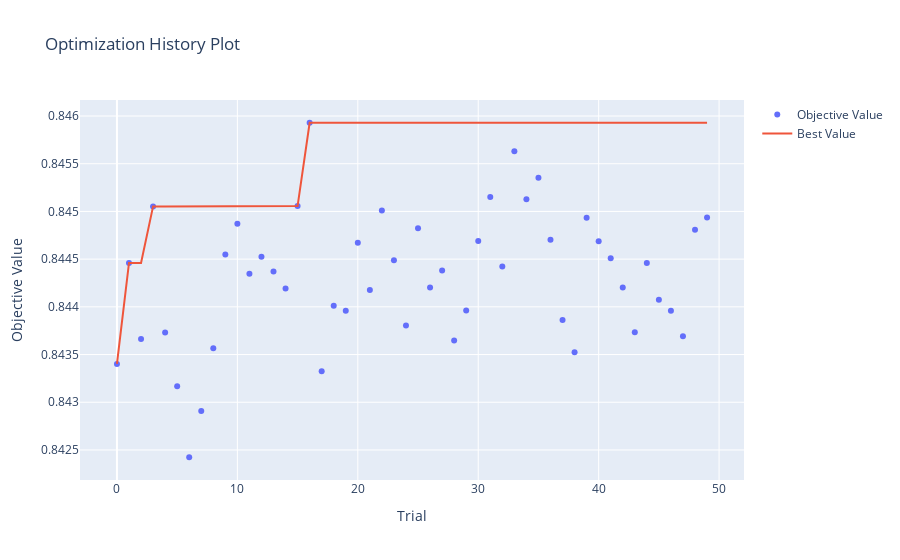

The notebook cell saved with this chart:
### Code cell
optuna.visualization.plot_param_importances(nn_study)
optuna.visualization.plot_optimization_history(nn_study)
